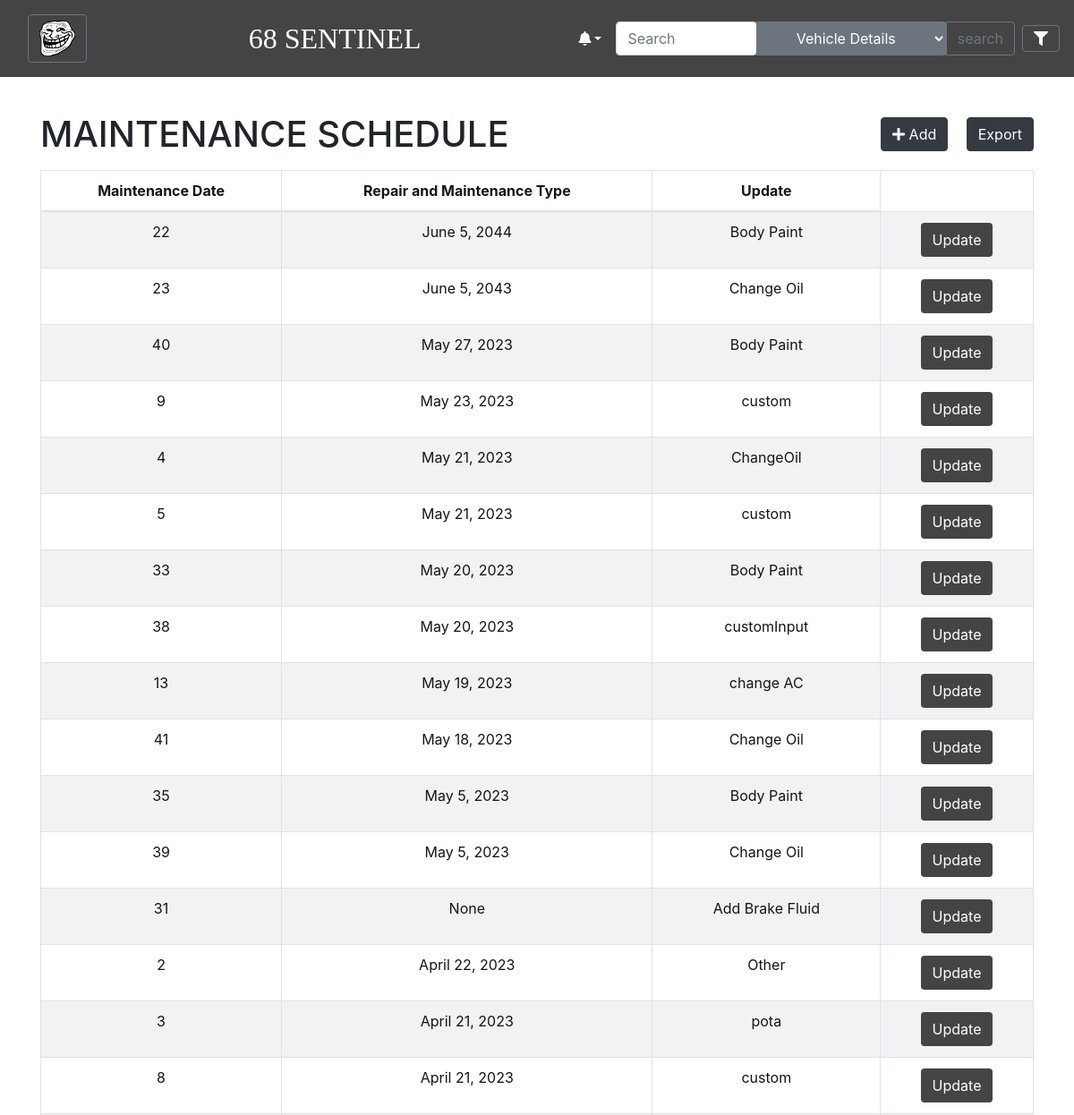
/MSchedPage (upper part), run on an earlier commit of the app's database.
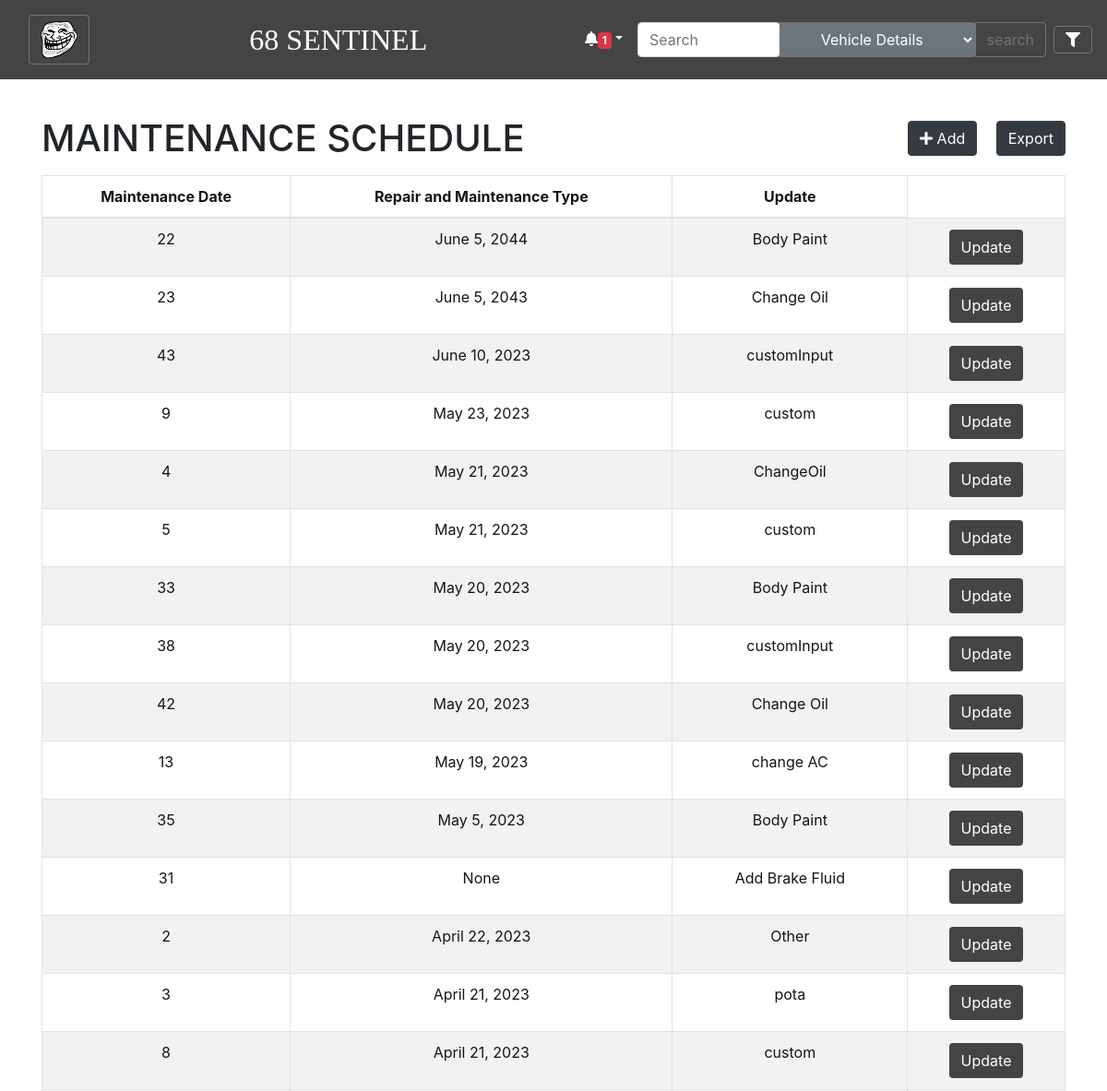
And on a later commit of the database.
### FMSApp/models.py (models this page shows, shortened)
class InputMSched(models.Model):
    PlateNumber = models.ForeignKey(
        InputVDetail, on_delete=models.CASCADE, blank=True, null=True)
    Date = models.DateField(default=now)
    status = models.CharField(max_length=300,null=True)
    TypeofRepairandMaintenance = models.CharField(max_length=300, null=True)
    objects = models.Manager()

### FMSApp/views.py (the view)
# urls.py: path('MSchedPage', views.MSchedPage, {'id': None}, name='MSchedPage'),
def MSchedPage(request,id):
    print(id)
    InputMSched.objects.filter(id=id).update(status="read")
    msched_list = InputMSched.objects.order_by('-Date').all()
    datas = {
        'msched_list': msched_list
    }
    return render(request, "FMSApp/MSchedPage.html", datas)

### FMSApp/templates/FMSApp/MSchedPage.html (shortened to what this page needs)
{% extends "FMSApp/base.html" %}
{% load static %}
{% block content %}
<div class="container py-4">
    <div class="d-flex justify-content-between align-items-center mb-3">
        <h1 class="text-center mb-0">MAINTENANCE SCHEDULE</h1>
        <div>
            <a class="btn btn-dark mr-3" href="{% url 'Input_MSched' %}">
                <i class="fa fa-plus"></i> Add
            </a>
            <a class="btn btn-dark" style="color:white" href="{% url 'exportMaintenance' %}"> Export </a>
        </div>
    </div>
    <table class="table table-bordered table-striped table-hover text-center" id="myTable" style="color:rgb(21, 21, 21);">
        <thead>
            <tr>
                <th>Maintenance Date</th>
                <th>Repair and Maintenance Type</th>
                <th>Update</th>
            </tr>
        </thead>
        <tbody>
        {% for msched in msched_list %}
        <tr id="{{msched.id}}">
            <td>{{msched.id}}</td>
            <td>{{ msched.Date }}</td>
            <td>{{ msched.TypeofRepairandMaintenance }}</td>
            <td><a class="btn" style="background-color: #444444;color: white;" href="{% url 'Update_Maintenance' pk=msched.pk %}">Update</a></td>
        </tr>
        {% endfor %}
        </tbody>
    </table>
</div>
{% endblock %}

### FMSApp/templates/FMSApp/base.html (shortened to what this page needs)
{% load static %}
<html>
    <head>
        <link rel="stylesheet" href="{% static '/bootstrap/css/bootstrap.css' %}">
        <link rel="stylesheet" href="{% static '/bootstrap/css/custom.css' %}">
        <link rel="stylesheet" href="https://stackpath.bootstrapcdn.com/bootstrap/4.5.2/css/bootstrap.min.css">
        <link rel="stylesheet" href="https://cdnjs.cloudflare.com/ajax/libs/font-awesome/6.4.0/css/all.min.css" />
        <link rel="stylesheet" href="https://use.fontawesome.com/releases/v5.4.1/css/all.css"
>
    </head>
</html>
<body>
    <div class="navbar navbar-dark bg-custom mb-3" style="background-color: #444444;">
        <div class="col-2">
            <button type="button" class="btn btn-secondary" data-toggle="modal" data-target="#fullHeightModalRight" style="background-color:#4444; color:white"><b>
                <img src="{% static 'media/haha.png' %}" alt="haha" width="40" height="40">
            </b></button>
        </div>
        <div>
            <h2 class="text-center mt-2 ml-4"><a href="{% url 'main_menu' %}" style="color:white;text-decoration:none;font-family:Impact">68 SENTINEL</a></h2>
        </div>
        <div class="row">
          <div class="col-md-10 d-flex align-items-center ml-auto">
            <div class="btn-group">
              {% if unread_rows_count == 0 %}
              <a type="button" class="m-3 text-white dropdown-toggle" data-toggle="dropdown" aria-haspopup="true" aria-expanded="false"><i class="fas fa-bell"></i></a>
              {% else %}
              <a type="button" class="m-3 text-white dropdown-toggle" data-toggle="dropdown" aria-haspopup="true" aria-expanded="false"><i class="fas fa-bell"></i><span class="badge badge-danger bell" >{{ unread_rows_count }}</span></a>
              {% endif %}
            </div>
            <form class='input-group mt-3' method="POST" action="{% url 'SearchResults' %}"> {% csrf_token %}
              <input type="search" class="form-control rounded" placeholder="Search" name="searched">
              <div class="input-group-append">
                <select id="page" class="btn btn-secondary dropdown-toggle" name="page">
                    <option value="VD" name="page">Vehicle Details</option>
                </select>
                <button type="submit" class="btn btn-outline-secondary">search</button>
              </div>
            </form>
            <button type="button" class="btn btn-secondary ml-2" data-toggle="modal" data-target="#searchModal" style="background-color:#4444; color:white"><i class="fa fa-filter"></i></button>
          </div>
        </div>
    </div>
<div class="container-fluid">
  <div class="row">
      {% block content %}
      {% endblock %}
  </div>
</div>
</body>
</html>

What changed in the data, as far as the page shows it:
removed InputMSched: id "40", Date "May 27, 2023", TypeofRepairandMaintenance "Body Paint"
removed InputMSched: id "41", Date "May 18, 2023", TypeofRepairandMaintenance "Change Oil"
removed InputMSched: id "39", Date "May 5, 2023", TypeofRepairandMaintenance "Change Oil"
added InputMSched: id "43", Date "June 10, 2023", TypeofRepairandMaintenance "customInput"
added InputMSched: id "42", Date "May 20, 2023", TypeofRepairandMaintenance "Change Oil"
Also different on the page:
{{ unread_rows_count }}: (not shown) → "1"
